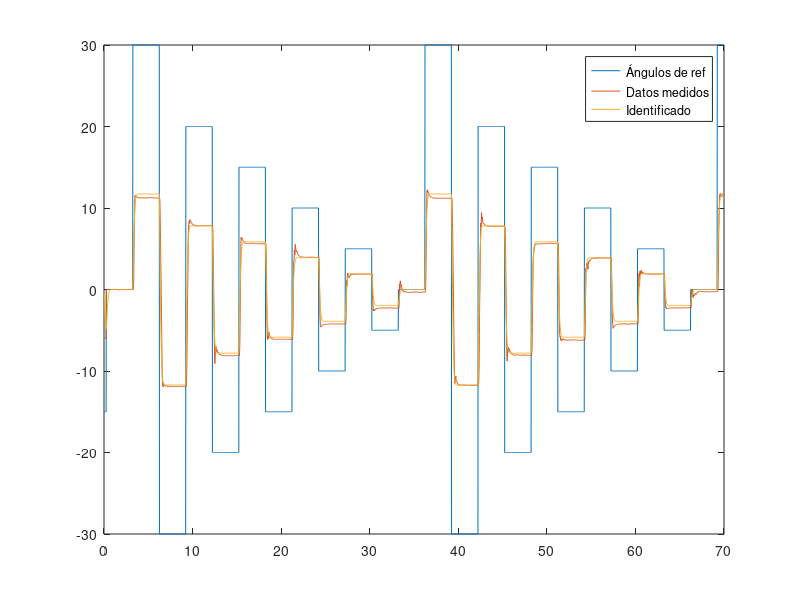
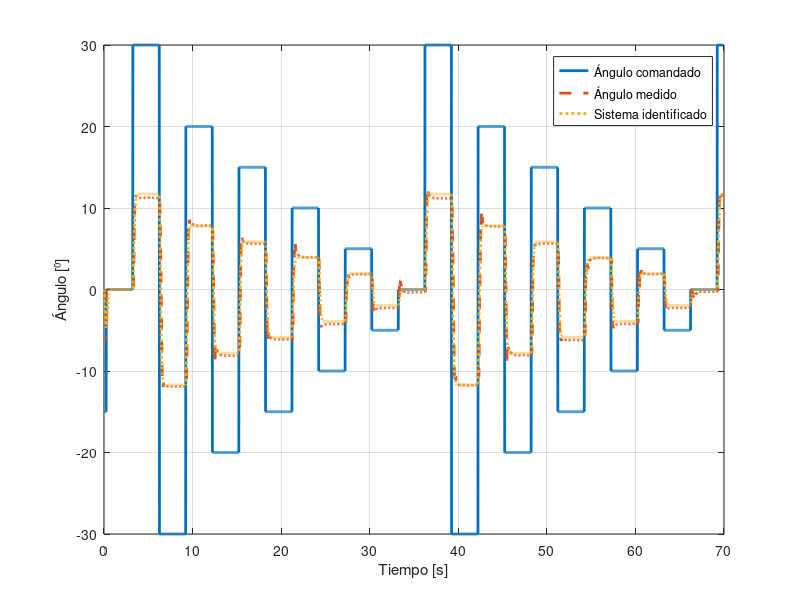

The MATLAB source for these figures, in order:
clear all; close all; clc;

data = dlmread('output20251010-105924.csv');
u = data(:,1);
y = data(:,2)/100;

n = length(y);

X = [y(2:n-1), y(1:n-2), u(1:n-2)];

coefs = pinv(X)*y(3:n)
alpha = coefs(1);
beta = coefs(2);
gamma = coefs(3);

t = (1:n)/50;

figure;
plot(t, u); hold on;
plot(t, y);
plot(t, filter(gamma, [1, -alpha, -beta], u));
legend('Ángulos de ref','Datos medidos', 'Identificado');

Ts = 20e-3;
pd = roots([1, -alpha, -beta])
Kd = gamma

sigma = log(abs(pd(1)))/Ts
wd = arg(pd(1))/Ts
K = gamma / (1-alpha-beta)

p = sigma + j*[wd -wd]

s = tf('s');
P = zpk([], p, K*abs(p(1))^2)
y_sim = lsim(P, u, t);

figure;
plot(t, u, 'linewidth', 2); hold on;
plot(t, y, '--', 'linewidth', 2);
plot(t, y_sim, ':', 'linewidth', 2);
xlabel('Tiempo [s]');
ylabel('Ángulo [⁰]');
legend('Ángulo comandado','Ángulo medido', 'Sistema identificado');
grid;

